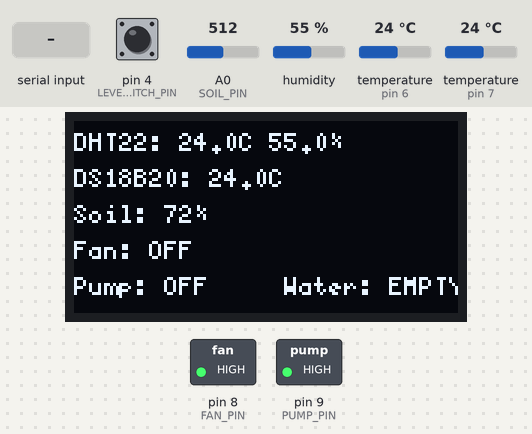
Simulated run of this sketch. Board: Arduino Uno, built with avr-gcc and run on an emulated ATmega328P. Shown: 128×64 one-colour display, switched loads named in the sketch (green lamp = pin HIGH). Inputs (shaded band) come from the test bench; at power-on: pin 4 (LEVEL_SWITCH_PIN) HIGH, temperature (sensors on pin 6, pin 7) 24 °C, humidity 55 %, A0 (SOIL_PIN) = 512. What the sketch prints to the serial monitor is not drawn.

Above: at 2.0 s.
2.1 s: "fan on\n" received over Serial
At 4.4 s:
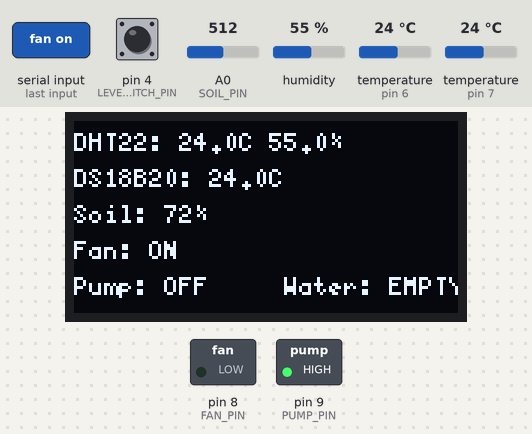
5.3 s: pin 4 (LEVEL_SWITCH_PIN) pulled LOW for 1 s
At 7.0 s:
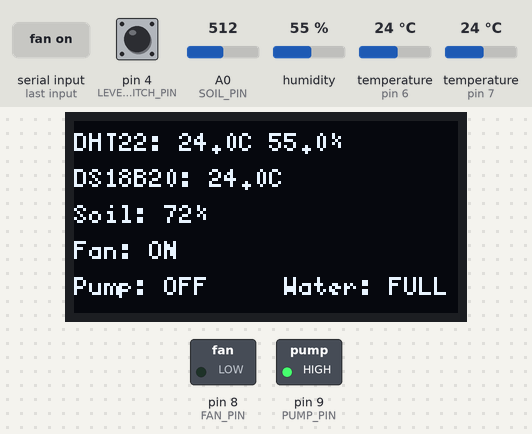
10.1 s: "pump on\n" received over the second serial link
At 12.6 s:
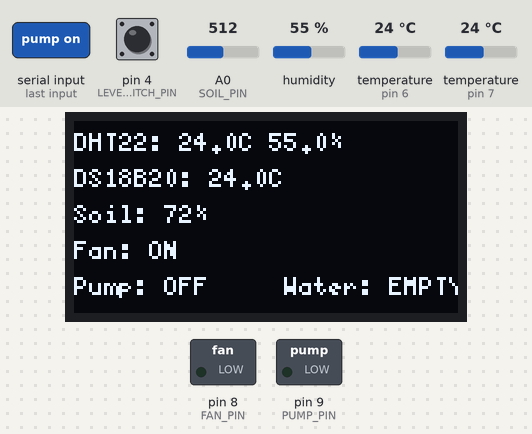
14.9 s: temperature (sensor on pin 6) set to 33 °C
At 18.0 s:
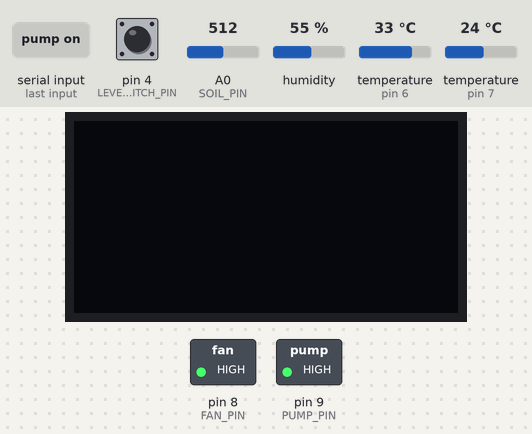
18.3 s: pin 4 (LEVEL_SWITCH_PIN) pulled LOW for 3.2 s
At 21.0 s:
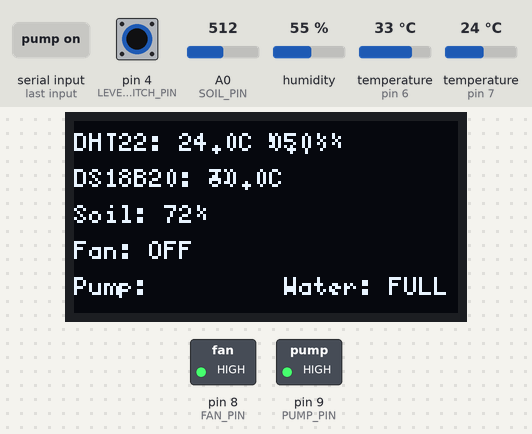
24.7 s: humidity set to 22 %
At 28.7 s:
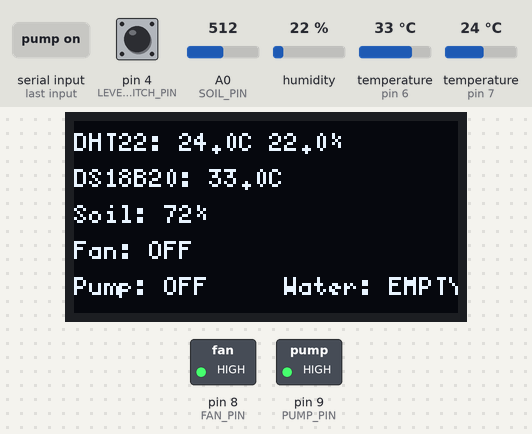
Timing chart, 0 to 30.2 s (numbered marks = the images above; inputs shaded):
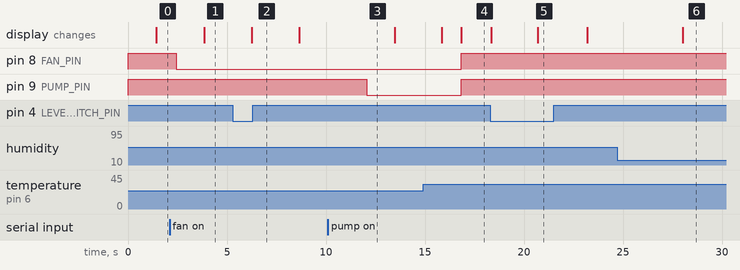

Measured:
- after the input at 2.1 s, pin 8 (FAN_PIN): HIGH → LOW after 0.34 s; the display: changes after 1.8 s (image 1)
- after the input at 5.3 s, the display: changes after 0.95 s (image 2)
- after the input at 10.1 s, pin 9 (PUMP_PIN): HIGH → LOW after 2.0 s
- after the input at 14.9 s, pin 8 (FAN_PIN), pin 9 (PUMP_PIN): LOW → HIGH after 1.9 s; the display: first changes after 0.94 s (image 4 shows a later state)
- after the input at 18.3 s, the display: first differs from a run without the input after 2.4 s (image 5)
- after the input at 24.7 s, the display: changes after 3.3 s (image 6)

The sketch:

sensor_bluetooth.ino
```cpp
#include <Wire.h>
#include <U8g2lib.h>
#include "DHT.h"
#include <OneWire.h>
#include <DallasTemperature.h>
#include <SoftwareSerial.h>

// ----------------- Display (SH1106 I2C) -----------------
U8G2_SH1106_128X64_NONAME_1_HW_I2C u8g2(U8G2_R0, /* reset=*/ U8X8_PIN_NONE);

// ----------------- DHT22 -----------------
#define DHTPIN 7              // DHT22 on D7
#define DHTTYPE DHT22
DHT dht(DHTPIN, DHTTYPE);

// ----------------- Soil Moisture -----------------
#define SOIL_PIN A0

// ----------------- DS18B20 -----------------
#define ONE_WIRE_BUS 6        // DS18B20 on D6
OneWire oneWire(ONE_WIRE_BUS);
DallasTemperature sensors(&oneWire);
DeviceAddress sensorAddress;

// ----------------- Relays (active LOW) -----------------
#define FAN_PIN 8             // Fan on D8
#define PUMP_PIN 9            // Pump on D9

// ----------------- Water Level Switch -----------------
#define LEVEL_SWITCH_PIN 4    // float/level switch on D4 (INPUT_PULLUP)

// ----------------- Bluetooth (HC-05) -----------------
#define BT_RX 10
#define BT_TX 11
SoftwareSerial BTSerial(BT_RX, BT_TX);

// ----------------- Data transmission variables -----------------
unsigned long lastTransmission = 0;
const unsigned long TRANSMISSION_INTERVAL = 2000; // Send data every 2 seconds

void setup() {
  Serial.begin(9600);
  BTSerial.begin(9600);

  pinMode(FAN_PIN, OUTPUT);
  pinMode(PUMP_PIN, OUTPUT);

  // Set relays OFF initially (active LOW logic)
  digitalWrite(FAN_PIN, HIGH);
  digitalWrite(PUMP_PIN, HIGH);

  // Level switch input (to GND when closed)
  pinMode(LEVEL_SWITCH_PIN, INPUT_PULLUP);

  dht.begin();
  sensors.begin();
  if (sensors.getDeviceCount() > 0 && sensors.getAddress(sensorAddress, 0)) {
    sensors.setResolution(sensorAddress, 12);
  }

  u8g2.begin();

  Serial.println("AgriTesk Sensor System Started");
  BTSerial.println("AgriTesk Sensor System Started");
}

void loop() {
  handleSerialCommands();  // check Serial input
  handleBluetoothCommands(); // check Bluetooth input

  // Read all sensors
  float humidity = dht.readHumidity();
  float tempDHT = dht.readTemperature();

  sensors.requestTemperatures();
  float tempDS = sensors.getTempCByIndex(0);

  int soilRaw = analogRead(SOIL_PIN);
  // Adjust these bounds after calibrating your sensor in air/water
  int soilPercent = map(soilRaw, 800, 400, 0, 100);
  soilPercent = constrain(soilPercent, 0, 100);

  // Relay states (active LOW)
  bool fanState = (digitalRead(FAN_PIN) == LOW);
  bool pumpState = (digitalRead(PUMP_PIN) == LOW);

  // Water level state (LOW means switch closed to GND)
  bool waterState = (digitalRead(LEVEL_SWITCH_PIN) == LOW);

  // Check if it's time to transmit data
  unsigned long currentTime = millis();
  if (currentTime - lastTransmission >= TRANSMISSION_INTERVAL) {
    transmitSensorData(tempDHT, tempDS, humidity, soilPercent, fanState, pumpState, waterState);
    lastTransmission = currentTime;
  }

  // --------- Print to Serial (for debugging) ----------
  Serial.print("DHT22 T: "); Serial.print(tempDHT); Serial.print(" H: "); Serial.println(humidity);
  Serial.print("DS18B20 T: "); Serial.println(tempDS);
  Serial.print("Soil: "); Serial.println(soilPercent);
  Serial.print("Fan: "); Serial.print(fanState ? "ON" : "OFF");
  Serial.print(" Pump: "); Serial.println(pumpState ? "ON" : "OFF");
  Serial.print("Water Level: "); Serial.println(waterState ? "FULL" : "EMPTY");

  // ----------------- Draw on OLED -----------------
  u8g2.firstPage();
  do {
    u8g2.setFont(u8g2_font_5x8_tr);

    u8g2.setCursor(0, 10);
    u8g2.print("DHT22: ");
    if (!isnan(tempDHT) && !isnan(humidity)) {
      u8g2.print(tempDHT, 1); u8g2.print("C ");
      u8g2.print(humidity, 1); u8g2.print("%");
    } else {
      u8g2.print("Err");
    }

    u8g2.setCursor(0, 22);
    u8g2.print("DS18B20: ");
    if (tempDS != DEVICE_DISCONNECTED_C) {
      u8g2.print(tempDS, 1); u8g2.print("C");
    } else {
      u8g2.print("Err");
    }

    u8g2.setCursor(0, 34);
    u8g2.print("Soil: "); u8g2.print(soilPercent); u8g2.print("%");

    u8g2.setCursor(0, 46);
    u8g2.print("Fan: "); u8g2.print(fanState ? "ON" : "OFF");

    u8g2.setCursor(0, 58);
    u8g2.print("Pump: "); u8g2.print(pumpState ? "ON" : "OFF");

    // Water Level line
    u8g2.setCursor(70, 58);
    u8g2.print("Water: "); u8g2.print(waterState ? "FULL" : "EMPTY");

  } while (u8g2.nextPage());

  delay(1000); // Main loop delay
}

// ================= Data Transmission =================
void transmitSensorData(float weatherTemp, float waterTemp, float humidity, int soilMoist, bool fanState, bool pumpState, bool waterLevel) {
  // Create structured JSON-like data string for transmission
  // Format: weatherTemp,waterTemp,humidity,soilMoist,waterLevel,fanState,pumpState
  String dataString = String(weatherTemp, 1) + "," +
                     String(waterTemp, 1) + "," +
                     String(humidity, 1) + "," +
                     String(soilMoist) + "," +
                     String(waterLevel ? 1 : 0) + "," +
                     String(fanState ? 1 : 0) + "," +
                     String(pumpState ? 1 : 0);

  // Send via Bluetooth
  BTSerial.println(dataString);

  // Also send a more readable format for debugging
  Serial.println("Transmitted: " + dataString);
}

// ================= Serial Command Handler =================
void handleSerialCommands() {
  if (Serial.available() > 0) {
    String command = Serial.readStringUntil('\n');
    command.trim();
    command.toLowerCase();
    processCommand(command, "Serial");
  }
}

// ================= Bluetooth Command Handler =================
void handleBluetoothCommands() {
  if (BTSerial.available() > 0) {
    String command = BTSerial.readStringUntil('\n');
    command.trim();
    command.toLowerCase();
    processCommand(command, "Bluetooth");
  }
}

// ================= Command Processor =================
void processCommand(String command, String source) {
  if (command == "fan on") {
    digitalWrite(FAN_PIN, LOW);   // active LOW = ON
    String response = "Fan turned ON";
    Serial.println(response);
    BTSerial.println(response);
  } else if (command == "fan off") {
    digitalWrite(FAN_PIN, HIGH);  // active LOW = OFF
    String response = "Fan turned OFF";
    Serial.println(response);
    BTSerial.println(response);
  } else if (command == "pump on") {
    digitalWrite(PUMP_PIN, LOW);  // active LOW = ON
    String response = "Pump turned ON";
    Serial.println(response);
    BTSerial.println(response);
  } else if (command == "pump off") {
    digitalWrite(PUMP_PIN, HIGH); // active LOW = OFF
    String response = "Pump turned OFF";
    Serial.println(response);
    BTSerial.println(response);
  } else if (command == "status") {
    // Send current status
    bool fanState = (digitalRead(FAN_PIN) == LOW);
    bool pumpState = (digitalRead(PUMP_PIN) == LOW);
    bool waterState = (digitalRead(LEVEL_SWITCH_PIN) == LOW);

    String statusResponse = "STATUS: Fan=" + String(fanState ? "ON" : "OFF") +
                           " Pump=" + String(pumpState ? "ON" : "OFF") +
                           " Water=" + String(waterState ? "FULL" : "EMPTY");
    Serial.println(statusResponse);
    BTSerial.println(statusResponse);
  } else if (command.length() > 0) {
    String errorResponse = "Unknown command: " + command + ". Use: fan on/off, pump on/off, status";
    Serial.println(errorResponse);
    BTSerial.println(errorResponse);
  }
}
```
